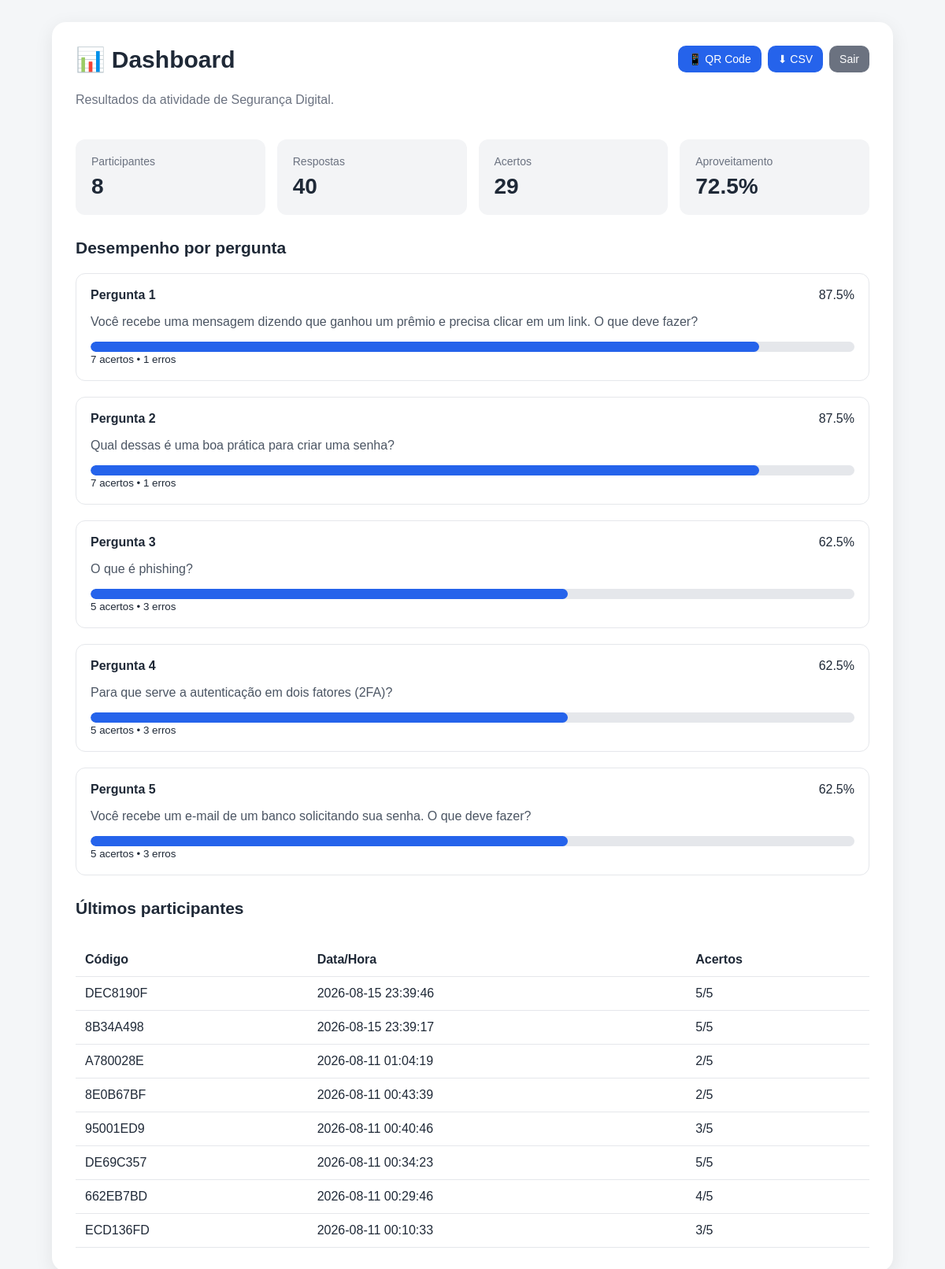
/dashboard (signed in), run on the app's committed database.
### tables this page shows
CREATE TABLE participantes (id INTEGER PRIMARY KEY AUTOINCREMENT, codigo TEXT UNIQUE NOT NULL, data_hora TIMESTAMP DEFAULT CURRENT_TIMESTAMP);

### app.py (the view)
@app.route("/dashboard")
def dashboard():
    if not admin_logado(): return redirect(url_for("admin_login"))
    c=conectar(); participantes=c.execute("SELECT COUNT(*) total FROM participantes").fetchone()["total"]; total=c.execute("SELECT COUNT(*) total FROM respostas").fetchone()["total"]; acertos=c.execute("SELECT COALESCE(SUM(correta),0) total FROM respostas").fetchone()["total"]; erros=total-acertos; geral=round(acertos/total*100,1) if total else 0
    estatisticas=[]
    for p in PERGUNTAS:
        d=c.execute("SELECT COUNT(*) total, COALESCE(SUM(correta),0) acertos FROM respostas WHERE pergunta=?",(p["id"],)).fetchone(); t=d["total"]; a=d["acertos"]; estatisticas.append({"pergunta":p["id"],"texto":p["texto"],"total":t,"acertos":a,"erros":t-a,"percentual":round(a/t*100,1) if t else 0})
    ultimos=c.execute("SELECT p.codigo,p.data_hora,COALESCE(SUM(r.correta),0) acertos FROM participantes p LEFT JOIN respostas r ON r.participante_id=p.id GROUP BY p.id ORDER BY p.id DESC LIMIT 10").fetchall(); c.close()
    return render_template("dashboard.html",participantes=participantes,total_respostas=total,total_acertos=acertos,total_erros=erros,percentual_geral=geral,estatisticas=estatisticas,ultimos=ultimos)

### app.py (called while the page is built)
def conectar():
    c=sqlite3.connect(BANCO); c.row_factory=sqlite3.Row; return c

def admin_logado(): return session.get("admin") is True

### templates/dashboard.html
<!DOCTYPE html><html lang="pt-BR"><head><meta charset="UTF-8"><meta name="viewport" content="width=device-width,initial-scale=1"><title>Dashboard</title><link rel="stylesheet" href="{{ url_for('static',filename='style.css') }}"></head><body><main class="container wide"><section class="card"><div class="dashboard-top"><div><h1>📊 Dashboard</h1><p class="subtitle">Resultados da atividade de Segurança Digital.</p></div><div class="actions"><a class="small-button" href="{{ url_for('qr_info') }}">📱 QR Code</a><a class="small-button" href="{{ url_for('exportar') }}">⬇ CSV</a><a class="small-button danger" href="{{ url_for('admin_sair') }}">Sair</a></div></div><div class="metrics"><div class="metric"><span>Participantes</span><strong>{{ participantes }}</strong></div><div class="metric"><span>Respostas</span><strong>{{ total_respostas }}</strong></div><div class="metric"><span>Acertos</span><strong>{{ total_acertos }}</strong></div><div class="metric"><span>Aproveitamento</span><strong>{{ percentual_geral }}%</strong></div></div><h2>Desempenho por pergunta</h2>{% for x in estatisticas %}<div class="stat"><div class="stat-header"><strong>Pergunta {{ x.pergunta }}</strong><span>{{ x.percentual }}%</span></div><p>{{ x.texto }}</p><div class="bar"><div class="bar-fill" style="width:{{ x.percentual }}%"></div></div><small>{{ x.acertos }} acertos • {{ x.erros }} erros</small></div>{% endfor %}<h2>Últimos participantes</h2>{% if ultimos %}<div class="table-wrapper"><table><thead><tr><th>Código</th><th>Data/Hora</th><th>Acertos</th></tr></thead><tbody>{% for p in ultimos %}<tr><td>{{ p.codigo }}</td><td>{{ p.data_hora }}</td><td>{{ p.acertos }}/5</td></tr>{% endfor %}</tbody></table></div>{% else %}<p>Nenhum participante respondeu ainda.</p>{% endif %}</section></main></body></html>

### static/style.css (style rules this page uses)
* { box-sizing:border-box }
body { margin:0;font-family:Arial,Helvetica,sans-serif;background:#f4f6f8;color:#1f2937 }
.container { width:100%;max-width:780px;margin:auto;padding:28px 16px }
.container.wide { max-width:1100px }
.card { background:#fff;border-radius:18px;padding:30px;box-shadow:0 6px 25px rgba(0,0,0,.08) }
h1 { margin-top:0;font-size:30px }
h2 { margin-top:30px;font-size:21px }
.subtitle { color:#6b7280 }
.button,.small-button { display:inline-block;border:0;border-radius:10px;padding:13px 22px;background:#2563eb;color:#fff;text-decoration:none;font-size:16px;cursor:pointer }
.metrics { display:grid;grid-template-columns:repeat(4,1fr);gap:15px;margin:25px 0 }
.metric { padding:20px;border-radius:12px;background:#f3f4f6 }
.metric span { display:block;color:#6b7280;font-size:14px }
.metric strong { display:block;font-size:28px;margin-top:8px }
.dashboard-top { display:flex;justify-content:space-between;align-items:flex-start;gap:20px }
.actions { display:flex;gap:8px;flex-wrap:wrap;justify-content:flex-end }
.small-button { padding:9px 13px;font-size:14px }
.small-button.danger { background:#6b7280 }
.stat { margin:20px 0;padding:18px;border:1px solid #e5e7eb;border-radius:12px }
.stat-header { display:flex;justify-content:space-between;gap:15px }
.stat p { color:#4b5563 }
.bar { height:13px;background:#e5e7eb;border-radius:20px;overflow:hidden }
.bar-fill { height:100%;background:#2563eb;border-radius:20px }
.table-wrapper { overflow-x:auto }
table { width:100%;border-collapse:collapse;margin-top:15px }
th,td { padding:12px;text-align:left;border-bottom:1px solid #e5e7eb }

### data on the page
participantes: codigo "DEC8190F", data_hora "2026-08-15 23:39:46", acertos "5"
participantes: codigo "8B34A498", data_hora "2026-08-15 23:39:17", acertos "5"
participantes: codigo "A780028E", data_hora "2026-08-11 01:04:19", acertos "2"
participantes: codigo "8E0B67BF", data_hora "2026-08-11 00:43:39", acertos "2"
participantes: codigo "95001ED9", data_hora "2026-08-11 00:40:46", acertos "3"
participantes: codigo "DE69C357", data_hora "2026-08-11 00:34:23", acertos "5"
participantes: codigo "662EB7BD", data_hora "2026-08-11 00:29:46", acertos "4"
participantes: codigo "ECD136FD", data_hora "2026-08-11 00:10:33", acertos "3"

### other printed values
{{ participantes }} "8"
{{ total_respostas }} "40"
{{ total_acertos }} "29"
{{ percentual_geral }} "72.5"
{{ x.pergunta }} "1" "2" "3" "4" "5"
{{ x.percentual }} "87.5" "87.5" "62.5" "62.5" "62.5"
{{ x.texto }} "Você recebe uma mensagem dizendo que ganhou um prêmio e precisa clicar em um link. O que deve fazer?" "Qual dessas é uma boa prática para criar uma senha?" "O que é phishing?" "Para que serve a autenticação em dois fatores (2FA)?" "Você recebe um e-mail de um banco solicitando sua senha. O que deve fazer?"
{{ x.acertos }} "7" "7" "5" "5" "5"
{{ x.erros }} "1" "1" "3" "3" "3"
